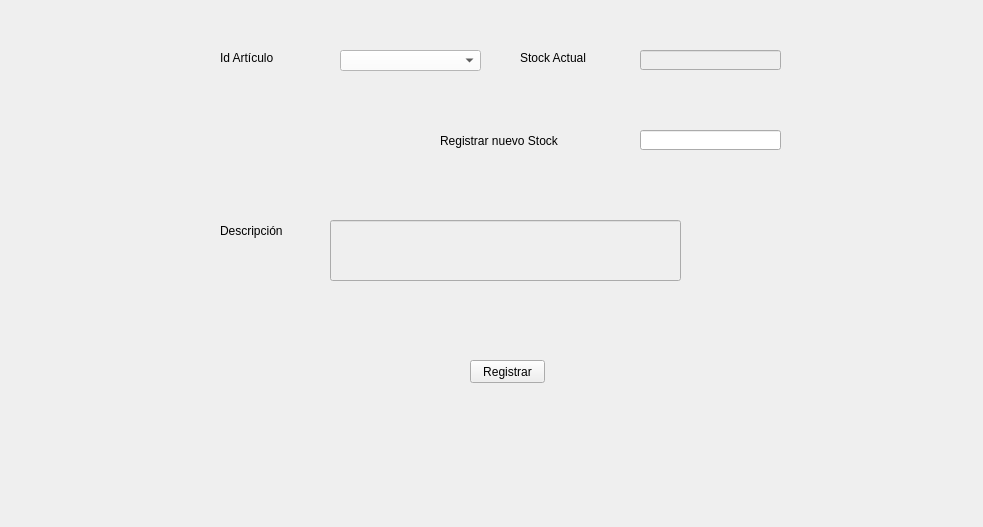
                   <widget class="QWidget" name="a_actualizaStock">
                    <property name="geometry">
                     <rect>
                      <x>0</x>
                      <y>0</y>
                      <width>983</width>
                      <height>527</height>
                     </rect>
                    </property>
                    <attribute name="label">
                     <string>Actualizar Stock</string>
                    </attribute>
                    <widget class="QLabel" name="label_24">
                     <property name="geometry">
                      <rect>
                       <x>220</x>
                       <y>50</y>
                       <width>151</width>
                       <height>16</height>
                      </rect>
                     </property>
                     <property name="text">
                      <string>Id Artículo</string>
                     </property>
                    </widget>
                    <widget class="QLabel" name="label_25">
                     <property name="geometry">
                      <rect>
                       <x>220</x>
                       <y>210</y>
                       <width>151</width>
                       <height>41</height>
                      </rect>
                     </property>
                     <property name="text">
                      <string>Descripción</string>
                     </property>
                    </widget>
                    <widget class="QLabel" name="label_26">
                     <property name="geometry">
                      <rect>
                       <x>520</x>
                       <y>50</y>
                       <width>151</width>
                       <height>16</height>
                      </rect>
                     </property>
                     <property name="text">
                      <string>Stock Actual</string>
                     </property>
                    </widget>
                    <widget class="QLabel" name="label_27">
                     <property name="geometry">
                      <rect>
                       <x>440</x>
                       <y>120</y>
                       <width>181</width>
                       <height>41</height>
                      </rect>
                     </property>
                     <property name="text">
                      <string>Registrar nuevo Stock</string>
                     </property>
                    </widget>
                    <widget class="QComboBox" name="cb_idarticulo_A">
                     <property name="geometry">
                      <rect>
                       <x>340</x>
                       <y>50</y>
                       <width>141</width>
                       <height>21</height>
                      </rect>
                     </property>
                     <property name="styleSheet">
                      <string notr="true">background-color: rgb(255, 255, 255);</string>
                     </property>
                    </widget>
                    <widget class="QLineEdit" name="le_stockactual_A">
                     <property name="enabled">
                      <bool>false</bool>
                     </property>
                     <property name="geometry">
                      <rect>
                       <x>640</x>
                       <y>50</y>
                       <width>141</width>
                       <height>20</height>
                      </rect>
                     </property>
                     <property name="styleSheet">
                      <string notr="true"/>
                     </property>
                     <property name="text">
                      <string/>
                     </property>
                    </widget>
                    <widget class="QLineEdit" name="le_registrarstock_A">
                     <property name="geometry">
                      <rect>
                       <x>640</x>
                       <y>130</y>
                       <width>141</width>
                       <height>20</height>
                      </rect>
                     </property>
                     <property name="styleSheet">
                      <string notr="true"/>
                     </property>
                     <property name="text">
                      <string/>
                     </property>
                    </widget>
                    <widget class="QLineEdit" name="le_descripcion_AA">
                     <property name="enabled">
                      <bool>false</bool>
                     </property>
                     <property name="geometry">
                      <rect>
                       <x>330</x>
                       <y>220</y>
                       <width>351</width>
                       <height>61</height>
                      </rect>
                     </property>
                     <property name="styleSheet">
                      <string notr="true"/>
                     </property>
                     <property name="text">
                      <string/>
                     </property>
                    </widget>
                    <widget class="QPushButton" name="bt_ActualizarStock">
                     <property name="geometry">
                      <rect>
                       <x>470</x>
                       <y>360</y>
                       <width>75</width>
                       <height>23</height>
                      </rect>
                     </property>
                     <property name="text">
                      <string>Registrar</string>
                     </property>
                    </widget>
                   </widget>
